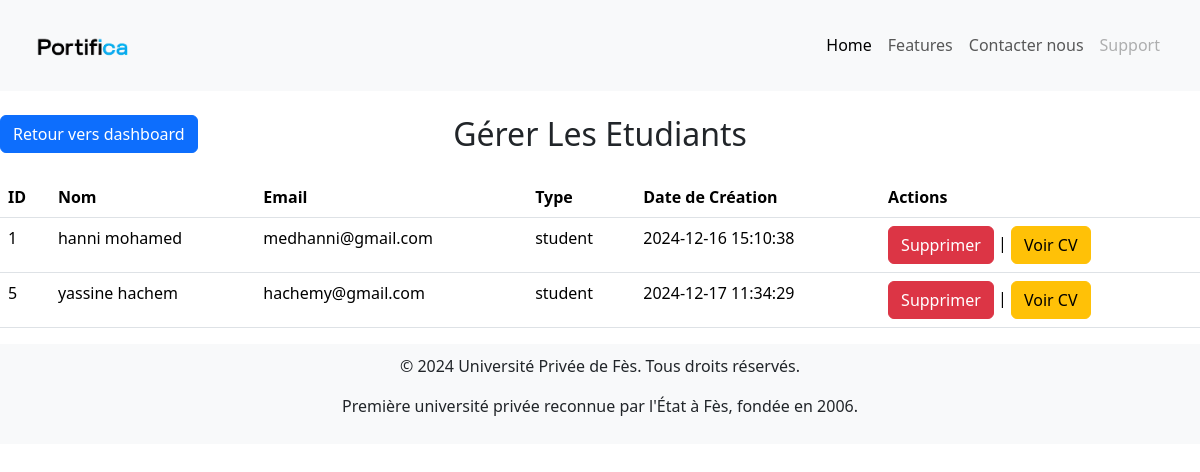
The app's page /manage_students.php (signed in) with its own data.
### tables this page shows
CREATE TABLE `users` (
  `id` int(11) NOT NULL,
  `name` varchar(100) NOT NULL,
  `email` varchar(100) NOT NULL,
  `password` varchar(255) NOT NULL,
  `user_type` enum('student','recruiter','admin') NOT NULL,
  `created_at` timestamp NOT NULL DEFAULT current_timestamp()
);

### manage_students.php (the view, shortened to what this page needs)
<?php
require_once 'database.php';
$stmt = $pdo->query("SELECT id, name, email, user_type, created_at FROM users where user_type='student' ");
$users = $stmt->fetchAll(PDO::FETCH_ASSOC);
include 'header.php';
?>
<!DOCTYPE html>
<html lang="fr">
<head>
    <link rel="stylesheet" href="style.css">
</head>
<body>
    <main>
        <div style="display: flex; align-items: center; justify-content: space-between; position: relative;">
            <h2 class="text-center my-4" style="flex: 1; text-align: center; margin: 0;">Gérer Les Etudiants</h2>
            <a href="admin_dashboard.php" class="btn btn-primary" style="position: absolute; left: 0;">Retour vers dashboard</a>
        </div>
        <table class="table ">
            <thead>
                <tr>
                    <th>ID</th>
                    <th>Nom</th>
                    <th>Email</th>
                    <th>Type</th>
                    <th>Date de Création</th>
                    <th>Actions</th>
                </tr>
            </thead>
            <tbody>
                <?php foreach ($users as $user): ?>
                    <tr>
                        <td><?= htmlspecialchars($user['id']) ?></td>
                        <td><?= htmlspecialchars($user['name']) ?></td>
                        <td><?= htmlspecialchars($user['email']) ?></td>
                        <td><?= htmlspecialchars($user['user_type']) ?></td>
                        <td><?= htmlspecialchars($user['created_at']) ?></td>
                        <td>
                            <a href="delete_user.php?id=<?= $user['id'] ?>" class="btn btn-danger" onclick="return confirm('Confirmer la suppression ?')">Supprimer</a> |
                            <a href="view_cv1.php?id=<?= $user['id'] ?>" class="btn btn-warning" target="_blank">Voir CV</a>
                        </td>
                    </tr>
                <?php endforeach; ?>
            </tbody>
        </table>
    </main>
</body>
</html>
<?php include 'footer.php'; ?>

### style.css (style rules this page uses)
body, html { margin: 0; padding: 0; width: 100%; }
main, footer { width: 100%; margin: 0; }

### records on screen
users: id "1", name "hanni mohamed", email "medhanni@gmail.com", user_type "student", created_at "2024-12-16 15:10:38"
users: id "5", name "yassine hachem", email "hachemy@gmail.com", user_type "student", created_at "2024-12-17 11:34:29"
